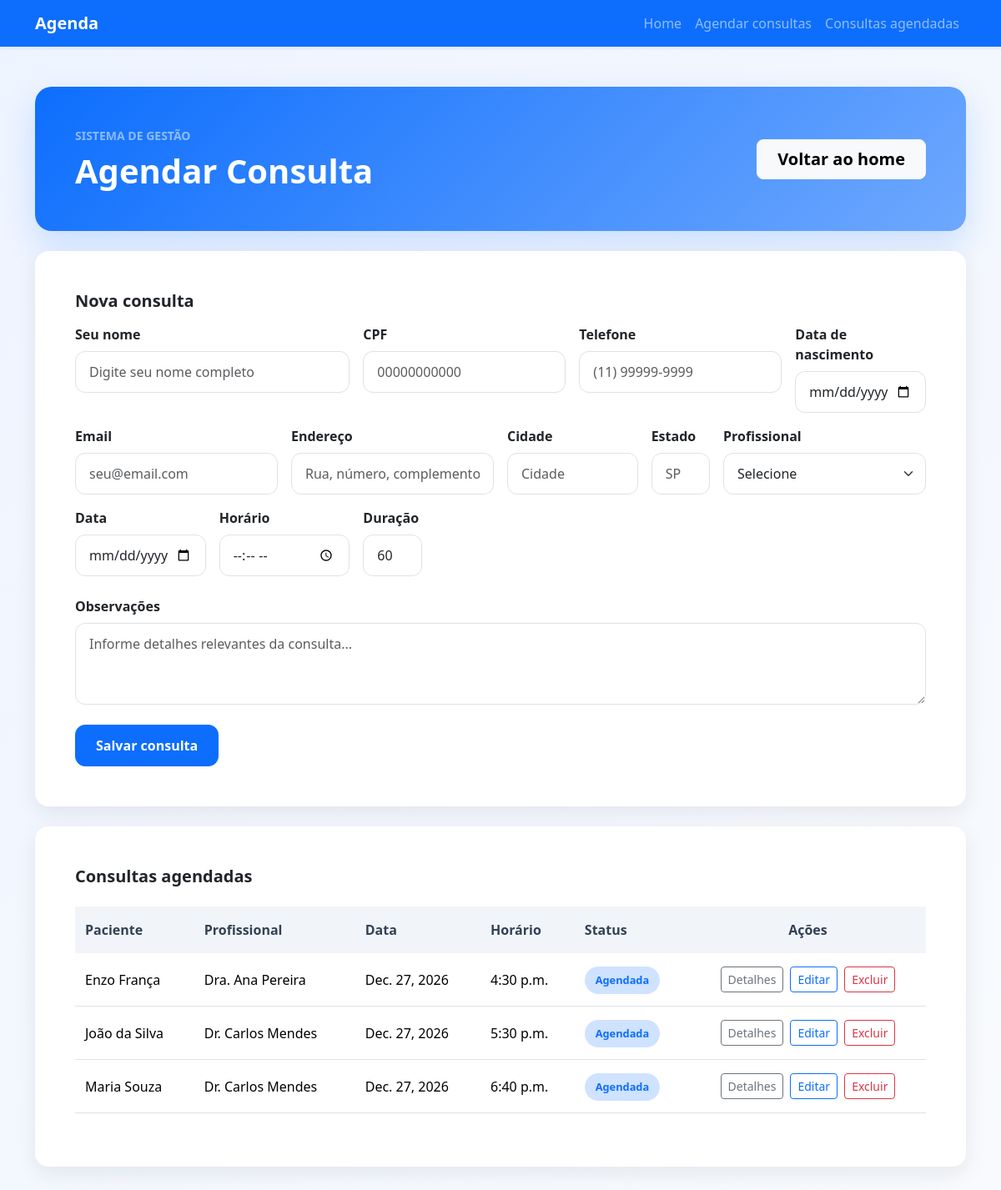
/agendar-consulta/, run on an earlier commit of the app's database.
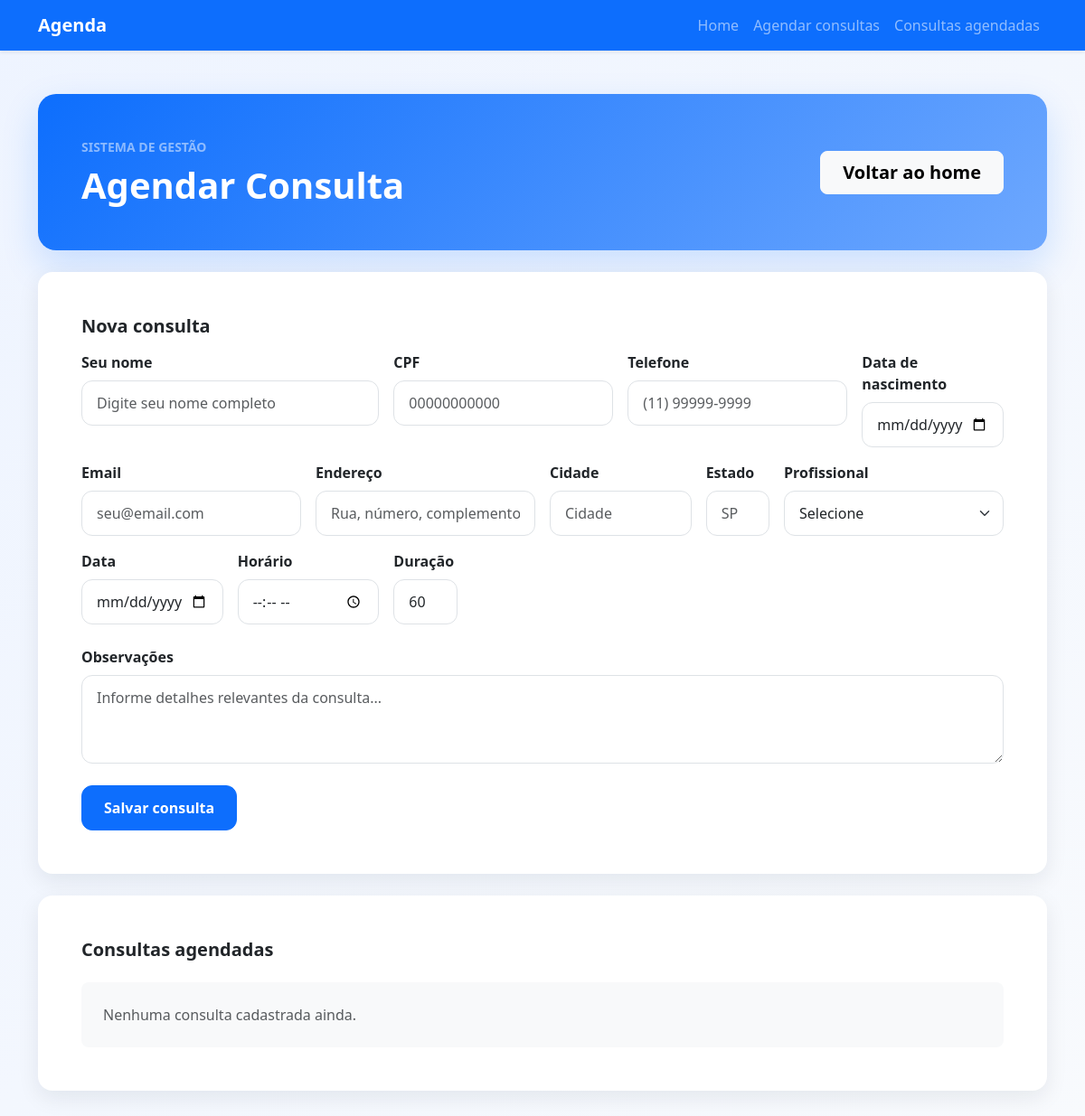
And on a later commit of the database.
### app/models.py (models this page shows, shortened)
class Consulta(models.Model):
    STATUS_CHOICES = [
        ('agendada', 'Agendada'),
        ('confirmada', 'Confirmada'),
        ('cancelada', 'Cancelada'),
        ('realizada', 'Realizada'),
    ]
    paciente = models.ForeignKey(Paciente, on_delete=models.CASCADE, related_name='consultas')
    profissional = models.ForeignKey(Profissional, on_delete=models.CASCADE, related_name='consultas')
    data = models.DateField()
    horario = models.TimeField()
    duracao = models.PositiveIntegerField(default=60)
    status = models.CharField(max_length=20, choices=STATUS_CHOICES, default='agendada')
    observacoes = models.TextField(blank=True)
    created_at = models.DateTimeField(auto_now_add=True)
    updated_at = models.DateTimeField(auto_now=True)
    class Meta:
        ordering = ['data', 'horario']

class Paciente(models.Model):
    nome = models.CharField(max_length=150)
    cpf = models.CharField(max_length=11, unique=True, blank=True, null=True)
    telefone = models.CharField(max_length=20, blank=True)
    email = models.EmailField(blank=True)
    data_nascimento = models.DateField(blank=True, null=True)
    endereco = models.CharField(max_length=255, blank=True)
    cidade = models.CharField(max_length=100, blank=True)
    estado = models.CharField(max_length=2, blank=True)
    observacoes = models.TextField(blank=True)
    created_at = models.DateTimeField(auto_now_add=True)

class Profissional(models.Model):
    nome = models.CharField(max_length=100)
    especialidade = models.CharField(max_length=100)
    telefone = models.CharField(max_length=20, blank=True)
    created_at = models.DateTimeField(auto_now_add=True)

### app/views.py (the view)
# urls.py: path('agendar-consulta/', agendar_consulta, name='agendar_consulta'),
def agendar_consulta(request):
    contexto = _get_context()
    contexto['mensagem'] = None
    if request.method == 'POST':
        try:
            _salvar_consulta(request)
            return redirect('agendar_consulta')
        except (Paciente.DoesNotExist, Profissional.DoesNotExist, ValueError):
            contexto['mensagem'] = 'Não foi possível criar a consulta. Verifique os dados informados.'
    return render(request, 'index.html', contexto)

### app/views.py (called while the page is built)
def _seed_initial_data():
    if not Paciente.objects.exists():
        Paciente.objects.create(
            nome='João da Silva',
            telefone='(11) 99999-1111',
            email='joao@email.com',
            observacoes='Paciente de exemplo.'
        )
        Paciente.objects.create(
            nome='Maria Souza',
            telefone='(11) 98888-2222',
            email='maria@email.com',
            observacoes='Paciente de exemplo.'
        )
    if not Profissional.objects.exists():
        Profissional.objects.create(
            nome='Dra. Ana Pereira',
            especialidade='Cardiologia',
            telefone='(11) 97777-3333'
        )
        Profissional.objects.create(
            nome='Dr. Carlos Mendes',
            especialidade='Dermatologia',
            telefone='(11) 96666-4444'
        )

def _get_context():
    _seed_initial_data()
    return {
        'pacientes': Paciente.objects.all(),
        'profissionais': Profissional.objects.all(),
        'consultas': Consulta.objects.select_related('paciente', 'profissional').all(),
    }

### app/templates/index.html (shortened to what this page needs)
{% load static %}
<!DOCTYPE html>
<html lang="pt-br">
<head>
    <link href="https://cdn.jsdelivr.net/npm/bootstrap@5.3.8/dist/css/bootstrap.min.css" rel="stylesheet">
    <link rel="stylesheet" href="{% static 'css/style.css' %}">
</head>
<body class="bg-light">
    <nav class="navbar navbar-expand-lg navbar-dark bg-primary shadow-sm">
        <div class="container">
            <a class="navbar-brand fw-bold" href="{% url 'home' %}">Agenda</a>
            <div class="collapse navbar-collapse" id="navbarNav">
                <ul class="navbar-nav ms-auto">
                    <li class="nav-item">
                        <a class="nav-link" href="{% url 'home' %}">Home</a>
                    </li>
                    <li class="nav-item">
                        <a class="nav-link" href="{% url 'agendar_consulta' %}">Agendar consultas</a>
                    </li>
                    <li class="nav-item">
                        <a class="nav-link" href="{% url 'agendar_consulta' %}#consultas-agendadas">Consultas agendadas</a>
                    </li>
                </ul>
            </div>
        </div>
    </nav>
    <div class="container py-5">
        <header class="page-header text-white p-4 p-lg-5 mb-4">
            <div class="d-flex flex-column flex-md-row justify-content-between align-items-md-center gap-3">
                <div>
                    <p class="mb-2 text-white-50 fw-semibold text-uppercase small">Sistema de gestão</p>
                    <h1 class="mb-0 fw-bold">Agendar Consulta</h1>
                </div>
                <a href="{% url 'home' %}" class="btn btn-light btn-lg fw-semibold px-4">Voltar ao home</a>
            </div>
        </header>
        <div class="card form-card mb-4">
            <div class="card-body p-4 p-lg-5">
                <h5 class="card-title mb-3 fw-bold">Nova consulta</h5>
                <form method="post">
                    <div class="row g-3">
                        <div class="col-md-4">
                            <label class="form-label fw-semibold">Seu nome</label>
                            <input type="text" class="form-control" name="paciente_nome" placeholder="Digite seu nome completo" required>
                        </div>
                        <div class="col-md-3">
                            <label class="form-label fw-semibold">CPF</label>
                            <input type="text" class="form-control" name="cpf" placeholder="00000000000" maxlength="11">
                        </div>
                        <div class="col-md-3">
                            <label class="form-label fw-semibold">Telefone</label>
                            <input type="tel" class="form-control" name="telefone" placeholder="(11) 99999-9999">
                        </div>
                        <div class="col-md-2">
                            <label class="form-label fw-semibold">Data de nascimento</label>
                            <input type="date" class="form-control" name="data_nascimento">
                        </div>
                        <div class="col-md-3">
                            <label class="form-label fw-semibold">Email</label>
                            <input type="email" class="form-control" name="email" placeholder="seu@email.com">
                        </div>
                        <div class="col-md-3">
                            <label class="form-label fw-semibold">Endereço</label>
                            <input type="text" class="form-control" name="endereco" placeholder="Rua, número, complemento">
                        </div>
                        <div class="col-md-2">
                            <label class="form-label fw-semibold">Cidade</label>
                            <input type="text" class="form-control" name="cidade" placeholder="Cidade">
                        </div>
                        <div class="col-md-1">
                            <label class="form-label fw-semibold">Estado</label>
                            <input type="text" class="form-control" name="estado" maxlength="2" placeholder="SP">
                        </div>
                        <div class="col-md-3">
                            <label class="form-label fw-semibold">Profissional</label>
                            <select class="form-select" name="profissional" required>
                                <option value="">Selecione</option>
                            </select>
                        </div>
                        <div class="col-md-2">
                            <label class="form-label fw-semibold">Data</label>
                            <input type="date" class="form-control" name="data" required>
                        </div>
                        <div class="col-md-2">
                            <label class="form-label fw-semibold">Horário</label>
                            <input type="time" class="form-control" name="horario" required>
                        </div>
                        <div class="col-md-1">
                            <label class="form-label fw-semibold">Duração</label>
                            <input type="number" class="form-control" name="duracao" min="30" step="15" value="60">
                        </div>
                    </div>
                    <div class="mt-4">
                        <label class="form-label fw-semibold">Observações</label>
                        <textarea class="form-control" name="observacoes" rows="3" placeholder="Informe detalhes relevantes da consulta..."></textarea>
                    </div>
                    <div class="mt-4">
                        <button type="submit" class="btn btn-primary px-4">Salvar consulta</button>
                    </div>
                </form>
            </div>
        </div>
        <div class="card table-card" id="consultas-agendadas">
            <div class="card-body p-4 p-lg-5">
                <h5 class="card-title mb-4 fw-bold">Consultas agendadas</h5>
                {% if consultas %}
                <div class="table-responsive">
                    <table class="table table-hover align-middle">
                        <thead>
                            <tr>
                                <th>Paciente</th>
                                <th>Profissional</th>
                                <th>Data</th>
                                <th>Horário</th>
                                <th>Status</th>
                                <th class="text-center">Ações</th>
                            </tr>
                        </thead>
                        <tbody>
                            {% for consulta in consultas %}
                            <tr>
                                <td>{{ consulta.paciente.nome }}</td>
                                <td>{{ consulta.profissional.nome }}</td>
                                <td>{{ consulta.data }}</td>
                                <td>{{ consulta.horario }}</td>
                                <td>
                                    <span class="status-badge bg-primary-subtle text-primary">{{ consulta.status }}</span>
                                </td>
                                <td class="text-center">
                                    <div class="d-flex justify-content-center gap-2">
                                        <a href="{% url 'detalhes_consulta' consulta.id %}" class="btn btn-sm btn-outline-secondary">Detalhes</a>
                                        <a href="{% url 'editar_consulta' consulta.id %}" class="btn btn-sm btn-outline-primary">Editar</a>
                                        <form method="post" action="{% url 'excluir_consulta' consulta.id %}" class="d-inline">
                                            <button type="submit" class="btn btn-sm btn-outline-danger">Excluir</button>
                                        </form>
                                    </div>
                                </td>
                            </tr>
                            {% endfor %}
                        </tbody>
                    </table>
                </div>
                {% else %}
                <div class="text-muted bg-light rounded-3 p-4">Nenhuma consulta cadastrada ainda.</div>
                {% endif %}
            </div>
        </div>
    </div>
</body>
</html>

### app/static/css/style.css (style rules this page uses)
body { background: linear-gradient(135deg, #eef4ff 0%, #f8fafd 100%); min-height: 100vh; }
.page-header { background: linear-gradient(135deg, #0d6efd 0%, #6ea8fe 100%); border-radius: 1.25rem; box-shadow: 0 16px 40px rgba(13, 110, 253, 0.18); }
.form-card, .table-card { border: 0; border-radius: 1rem; box-shadow: 0 8px 24px rgba(15, 23, 42, 0.08); }
.form-control, .form-select { border-radius: 0.75rem; padding: 0.75rem 1rem; }
.btn-primary { border-radius: 0.75rem; padding: 0.75rem 1.5rem; font-weight: 600; }

What changed in the data, as far as the page shows it:
removed Consulta: paciente.nome "Enzo França", profissional.nome "Dra. Ana Pereira", data "Dec. 27, 2026", horario "4:30 p.m.", status "Agendada"
removed Consulta: paciente.nome "João da Silva", profissional.nome "Dr. Carlos Mendes", data "Dec. 27, 2026", horario "5:30 p.m.", status "Agendada"
removed Consulta: paciente.nome "Maria Souza", profissional.nome "Dr. Carlos Mendes", data "Dec. 27, 2026", horario "6:40 p.m.", status "Agendada"
Also different on the page:
text no longer shown: "Paciente Profissional Data Horário Status Ações"
text now shown: "Nenhuma consulta cadastrada ainda."
